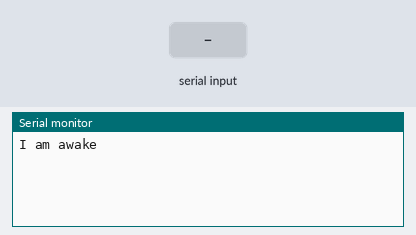
This sketch was run on a simulated Arduino Mega 2560, built with avr-gcc and run on an emulated ATmega2560. Shown: the last lines printed to the serial monitor. The test bench sets the inputs (shaded band).

Above: at 1.2 s.
1.3 s: "1" received over Serial
At 2.3 s:
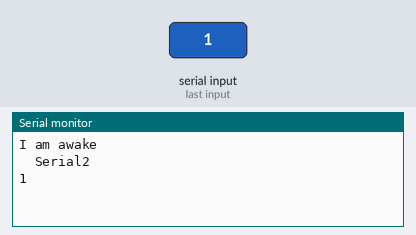
3.0 s: "1" received over the second serial link
At 4.0 s:
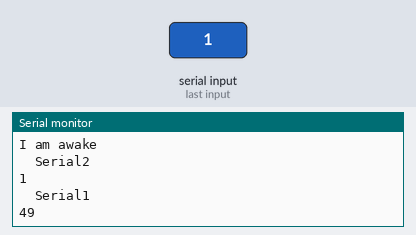
4.5 s: "0" received over Serial
At 5.7 s:
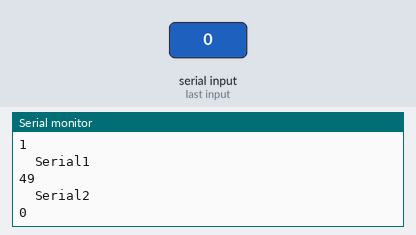
6.0 s: "0" received over the second serial link
At 7.3 s:
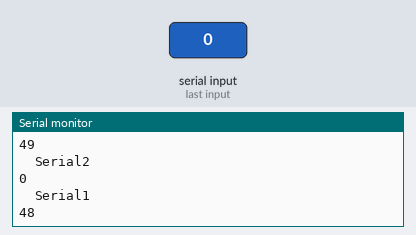
Timing chart, 0 to 8.5 s (numbered marks = the images above; inputs shaded):
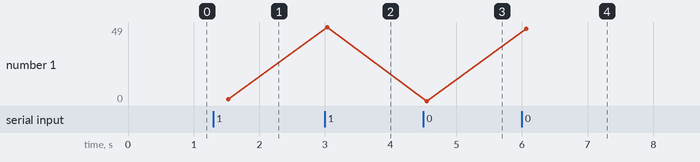

Measured:
- after the input at 1.3 s, the serial monitor: prints a new line after 0.21 s (image 1)
- after the input at 3.0 s, the serial monitor: prints a new line at once (image 2)
- after the input at 4.5 s, the serial monitor: prints a new line after 0.05 s (image 3)
- after the input at 6.0 s, the serial monitor: prints a new line after 0.07 s (image 4)
- plotted number 1: 1 → 49 after the input at 3.0 s, 49 → 0 after the input at 4.5 s, 0 → 48 after the input at 6.0 s

The sketch:

EPCS_TEENSY_SERIAL.ino
```cpp
String serialBuffer;
String serial1Buffer;
void setup() {
  // put your setup code here, to run once:
  //set up main serial monitor
  Serial.begin(9600);

  //setup serial ports:
  Serial1.begin(9600);
  //Serial2 = XBEE
  //Remember to put in Serial2 everywhere to send data through xbee, or just change serial 1 with serial2
  //Serial2.begin(57600);
  Serial.println("I am awake");
  Serial1.println("I am awake");
  Serial.flush();
  Serial.flush();
}

void loop() {
  // put your main code here, to run repeatedly:
  int sent = 0;
  int sent1 = 0;
  String message = "Please enter something";
  if(Serial.available())
  {
      Serial.send_now();
      //Serial1.send_now();
      serialBuffer = "";
      while(Serial.available())
      {
        //int byte = Serial.read();
        /*Serial.print(byte);
        Serial.flush();
        Serial1.print(byte);
        Serial1.flush();
        //Serial.send_now();
        */
        char ch = Serial.read();
        //Serial.print(ch);
        serialBuffer+=ch;
        sent = 1;
      }
      sent = 1;
      Serial.println("\tSerial2");
      Serial.println(serialBuffer);
      Serial1.println(serialBuffer);
      Serial.flush();
      Serial1.flush();
      Serial.send_now();
      delay(500);
  }
  else if(Serial1.available())
  {
      Serial.send_now();
      //Serial1.send_now();
      serial1Buffer="";
      while(Serial1.available())
      {
        serial1Buffer = Serial1.read();
      }
      Serial.println("\tSerial1\t");
      Serial.println(serial1Buffer);
      Serial1.println(serial1Buffer);
      Serial.flush();
      Serial1.flush();
      delay(500);
      sent1 = 1;
  }
  else
  {
    if(sent == 1 || sent1 == 1)
    {
      Serial.println("data sent");
      Serial1.println("data sent");
      sent = 2;
      sent = 2;
    }
    if(sent == 2 || sent1 == 2)
    {
      Serial.println("Please enter something");
      Serial1.println("Please enter something");
      Serial.flush();
      Serial1.flush();
    }
    delay(500);
  }
}
```
